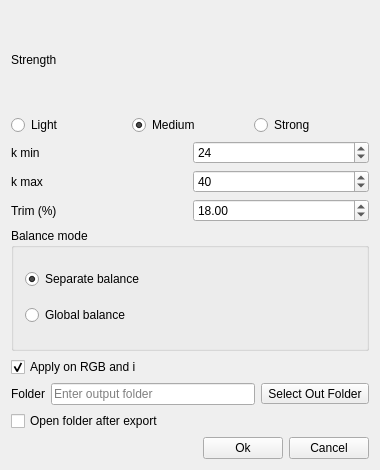
<?xml version="1.0" encoding="UTF-8"?>
<ui version="4.0">
 <class>DialogColorBalanceFilter</class>
 <widget class="QWidget" name="DialogColorBalanceFilter">
  <property name="geometry">
   <rect>
    <x>0</x>
    <y>0</y>
    <width>380</width>
    <height>470</height>
   </rect>
  </property>
  <property name="windowTitle">
   <string>Color balance</string>
  </property>
  <layout class="QVBoxLayout" name="verticalLayout">
   <item>
    <layout class="QVBoxLayout" name="verticalLayout_preset">
     <item>
      <widget class="QLabel" name="label_presetTitle">
       <property name="text">
        <string>Strength</string>
       </property>
      </widget>
     </item>
     <item>
      <layout class="QHBoxLayout" name="horizontalLayout_presetButtons">
       <item>
        <widget class="QRadioButton" name="radioButton_balanceLight">
         <property name="toolTip">
          <string>Fastest option with a subtle smoothing effect.</string>
         </property>
         <property name="text">
          <string>Light</string>
         </property>
        </widget>
       </item>
       <item>
        <widget class="QRadioButton" name="radioButton_balanceMedium">
         <property name="toolTip">
          <string>Balanced mode.</string>
         </property>
         <property name="text">
          <string>Medium</string>
         </property>
         <property name="checked">
          <bool>true</bool>
         </property>
        </widget>
       </item>
       <item>
        <widget class="QRadioButton" name="radioButton_balanceStrong">
         <property name="toolTip">
          <string>Stronger smoothing with longer calculation time.</string>
         </property>
         <property name="text">
          <string>Strong</string>
         </property>
        </widget>
       </item>
      </layout>
     </item>
    </layout>
   </item>
   <item>
    <layout class="QGridLayout" name="gridLayout_parameters">
     <item row="0" column="0">
      <widget class="QLabel" name="label_kMin">
       <property name="text">
        <string>k min</string>
       </property>
      </widget>
     </item>
     <item row="0" column="1">
      <widget class="QSpinBox" name="spinBox_kMin">
       <property name="minimum">
        <number>4</number>
       </property>
       <property name="maximum">
        <number>200</number>
       </property>
       <property name="value">
        <number>24</number>
       </property>
      </widget>
     </item>
     <item row="1" column="0">
      <widget class="QLabel" name="label_kMax">
       <property name="text">
        <string>k max</string>
       </property>
      </widget>
     </item>
     <item row="1" column="1">
      <widget class="QSpinBox" name="spinBox_kMax">
       <property name="minimum">
        <number>4</number>
       </property>
       <property name="maximum">
        <number>200</number>
       </property>
       <property name="value">
        <number>40</number>
       </property>
      </widget>
     </item>
     <item row="2" column="0">
      <widget class="QLabel" name="label_trim">
       <property name="text">
        <string>Trim (%)</string>
       </property>
      </widget>
     </item>
     <item row="2" column="1">
      <widget class="QDoubleSpinBox" name="doubleSpinBox_trim">
       <property name="minimum">
        <double>0.000000000000000</double>
       </property>
       <property name="maximum">
        <double>40.000000000000000</double>
       </property>
       <property name="singleStep">
        <double>1.000000000000000</double>
       </property>
       <property name="value">
        <double>18.000000000000000</double>
       </property>
      </widget>
     </item>
    </layout>
   </item>
   <item>
    <widget class="QGroupBox" name="groupBox_mode">
     <property name="title">
      <string>Balance mode</string>
     </property>
     <layout class="QVBoxLayout" name="verticalLayout_mode">
      <item>
       <widget class="QRadioButton" name="radioButton_separate">
        <property name="toolTip">
         <string>Apply the balance to each scan separately.</string>
        </property>
        <property name="text">
         <string>Separate balance</string>
        </property>
        <property name="checked">
         <bool>true</bool>
        </property>
       </widget>
      </item>
      <item>
       <widget class="QRadioButton" name="radioButton_global">
        <property name="toolTip">
         <string>Apply the balance to each scan while taking overlaps into account.</string>
        </property>
        <property name="text">
         <string>Global balance</string>
        </property>
       </widget>
      </item>
     </layout>
    </widget>
   </item>
   <item>
    <widget class="QCheckBox" name="checkBox_balanceIntensityRGB">
     <property name="text">
      <string>Apply on RGB and i</string>
     </property>
     <property name="checked">
      <bool>true</bool>
     </property>
    </widget>
   </item>
   <item>
    <layout class="QGridLayout" name="gridLayout_folder">
     <item row="0" column="0">
      <widget class="QLabel" name="label_folder">
       <property name="text">
        <string>Folder</string>
       </property>
      </widget>
     </item>
     <item row="0" column="1">
      <widget class="QLineEdit" name="lineEdit_folder">
       <property name="placeholderText">
        <string>Enter output folder</string>
       </property>
      </widget>
     </item>
     <item row="0" column="2">
      <widget class="QToolButton" name="toolButton_folder">
       <property name="text">
        <string>Select Out Folder</string>
       </property>
       <property name="icon">
        <iconset resource="../../../openscantools.qrc">
         <normaloff>:/icons/100x100/open_project.png</normaloff>:/icons/100x100/open_project.png</iconset>
       </property>
      </widget>
     </item>
    </layout>
   </item>
   <item>
    <widget class="QCheckBox" name="checkBox_openFolderAfterExport">
     <property name="text">
      <string>Open folder after export</string>
     </property>
    </widget>
   </item>
   <item>
    <layout class="QHBoxLayout" name="horizontalLayout_buttons">
     <item>
      <spacer name="horizontalSpacer">
       <property name="orientation">
        <enum>Qt::Horizontal</enum>
       </property>
       <property name="sizeHint" stdset="0">
        <size>
         <width>40</width>
         <height>20</height>
        </size>
       </property>
      </spacer>
     </item>
     <item>
      <widget class="QPushButton" name="pushButton_ok">
       <property name="text">
        <string>Ok</string>
       </property>
      </widget>
     </item>
     <item>
      <widget class="QPushButton" name="pushButton_cancel">
       <property name="text">
        <string>Cancel</string>
       </property>
      </widget>
     </item>
    </layout>
   </item>
  </layout>
 </widget>
 <layoutdefault spacing="6" margin="11"/>
 <resources>
  <include location="../../../openscantools.qrc"/>
 </resources>
 <connections/>
</ui>
